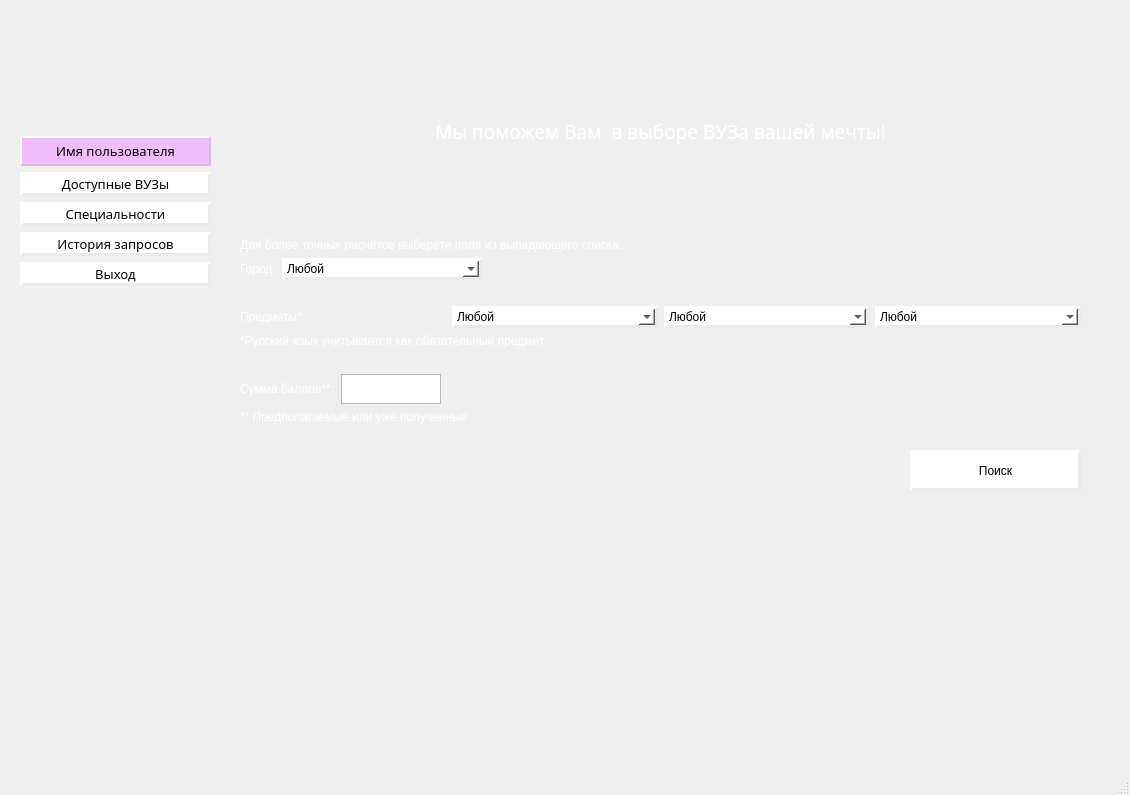
<?xml version="1.0" encoding="UTF-8"?>
<ui version="4.0">
 <class>MainWindow</class>
 <widget class="QMainWindow" name="MainWindow">
  <property name="geometry">
   <rect>
    <x>0</x>
    <y>0</y>
    <width>1130</width>
    <height>795</height>
   </rect>
  </property>
  <property name="minimumSize">
   <size>
    <width>1130</width>
    <height>795</height>
   </size>
  </property>
  <property name="maximumSize">
   <size>
    <width>1130</width>
    <height>795</height>
   </size>
  </property>
  <property name="font">
   <font>
    <family>Nirmala UI Semilight</family>
    <weight>50</weight>
    <bold>false</bold>
    <underline>false</underline>
   </font>
  </property>
  <property name="windowTitle">
   <string>Поступи или умри</string>
  </property>
  <property name="styleSheet">
   <string notr="true">QMainWindow
{
	 border-image: url(C:/PyQt/pythonProject/site_page/4.jpg);
}

QLabel
{
	 font: 10pt &quot;Segoe Script&quot;;
	 color: rgb(255, 255, 255);
}

QPushButton
{	
	 font: 10pt &quot;Segoe Script&quot;;
	 background-color: rgb(255, 255, 255);
	 border-style: outset;
	 border-width: 3px;
	 border-color: rgb(235, 235, 235);
	 color: black;
}

QPushButton:hover
{
	background-color:rgb(255, 235, 253);
	border-width: 2px;
	border-color: rgb(235, 235, 235);
}

QPushButton:pressed
{
	background-color: rgb(245, 218, 235);
	border-width: 2px;
	border-color: rgb(235, 235, 235);
}

QComboBox
{	
	 font: 10pt &quot;Segoe Script&quot;;
	 background-color: rgb(255, 255, 255);
	 border-style: outset;
	 border-width: 3px;
	 border-color: rgb(235, 235, 235);
	 color: black;
}

QComboBox QAbstractItemView

{
	  outline: none;
      border-color: rgb(235, 235, 235);
      selection-background-color: rgb(255, 235, 253);
	  selection-color: rgb(155, 135, 153);
      font: 10pt &quot;Segoe Script&quot;;
}

QComboBox QAbstractItemView::item:hover
{
	selection-background-color:rgb(255, 235, 253);
	border-width: 2px;
	color: black;
	border-color: rgb(235, 235, 235);
}

QComboBox QAbstractItemView::item:pressed
{
	selection-background-color: rgb(245, 218, 235);
	border-width: 2px;
	color: black;
	border-color: rgb(235, 235, 235);
}



</string>
  </property>
  <widget class="QWidget" name="centralwidget">
   <widget class="QWidget" name="verticalLayoutWidget">
    <property name="geometry">
     <rect>
      <x>20</x>
      <y>130</y>
      <width>191</width>
      <height>164</height>
     </rect>
    </property>
    <layout class="QVBoxLayout" name="verticalLayout_2">
     <property name="spacing">
      <number>0</number>
     </property>
     <item>
      <widget class="QLabel" name="label_8">
       <property name="maximumSize">
        <size>
         <width>16777215</width>
         <height>30</height>
        </size>
       </property>
       <property name="font">
        <font>
         <family>Segoe Script</family>
         <pointsize>10</pointsize>
         <weight>50</weight>
         <italic>false</italic>
         <bold>false</bold>
        </font>
       </property>
       <property name="styleSheet">
        <string notr="true">QLabel

{
	background-color: rgb(241, 189, 255);
	 border-style: outset;
     border-width: 2px;
	border-color: rgb(217, 187, 225);
	color: black;
}</string>
       </property>
       <property name="text">
        <string>Имя пользователя</string>
       </property>
       <property name="alignment">
        <set>Qt::AlignCenter</set>
       </property>
      </widget>
     </item>
     <item>
      <widget class="QPushButton" name="available_uni_pushButton">
       <property name="minimumSize">
        <size>
         <width>0</width>
         <height>0</height>
        </size>
       </property>
       <property name="font">
        <font>
         <family>Segoe Script</family>
         <pointsize>10</pointsize>
         <weight>50</weight>
         <italic>false</italic>
         <bold>false</bold>
        </font>
       </property>
       <property name="styleSheet">
        <string notr="true"/>
       </property>
       <property name="text">
        <string>Доступные ВУЗы</string>
       </property>
      </widget>
     </item>
     <item>
      <widget class="QPushButton" name="specialty_pushButton">
       <property name="minimumSize">
        <size>
         <width>0</width>
         <height>0</height>
        </size>
       </property>
       <property name="font">
        <font>
         <family>Segoe Script</family>
         <pointsize>10</pointsize>
         <weight>50</weight>
         <italic>false</italic>
         <bold>false</bold>
        </font>
       </property>
       <property name="styleSheet">
        <string notr="true"/>
       </property>
       <property name="text">
        <string>Специальности</string>
       </property>
      </widget>
     </item>
     <item>
      <widget class="QPushButton" name="request_history_pushButton">
       <property name="minimumSize">
        <size>
         <width>0</width>
         <height>0</height>
        </size>
       </property>
       <property name="font">
        <font>
         <family>Segoe Script</family>
         <pointsize>10</pointsize>
         <weight>50</weight>
         <italic>false</italic>
         <bold>false</bold>
        </font>
       </property>
       <property name="styleSheet">
        <string notr="true"/>
       </property>
       <property name="text">
        <string>История запросов</string>
       </property>
      </widget>
     </item>
     <item>
      <widget class="QPushButton" name="exit_pushButton">
       <property name="minimumSize">
        <size>
         <width>0</width>
         <height>0</height>
        </size>
       </property>
       <property name="font">
        <font>
         <family>Segoe Script</family>
         <pointsize>10</pointsize>
         <weight>50</weight>
         <italic>false</italic>
         <bold>false</bold>
        </font>
       </property>
       <property name="styleSheet">
        <string notr="true"/>
       </property>
       <property name="text">
        <string>Выход</string>
       </property>
      </widget>
     </item>
    </layout>
   </widget>
   <widget class="QWidget" name="layoutWidget">
    <property name="geometry">
     <rect>
      <x>240</x>
      <y>30</y>
      <width>841</width>
      <height>461</height>
     </rect>
    </property>
    <layout class="QVBoxLayout" name="verticalLayout">
     <item>
      <layout class="QHBoxLayout" name="horizontalLayout_5">
       <item>
        <spacer name="verticalSpacer_3">
         <property name="orientation">
          <enum>Qt::Vertical</enum>
         </property>
         <property name="sizeHint" stdset="0">
          <size>
           <width>20</width>
           <height>40</height>
          </size>
         </property>
        </spacer>
       </item>
       <item>
        <widget class="QLabel" name="label">
         <property name="font">
          <font>
           <family>Segoe Script</family>
           <pointsize>14</pointsize>
           <weight>50</weight>
           <italic>false</italic>
           <bold>false</bold>
          </font>
         </property>
         <property name="styleSheet">
          <string notr="true">QLabel
{
	font: 14pt &quot;Segoe Script&quot;;
}</string>
         </property>
         <property name="text">
          <string>Мы поможем Вам  в выборе ВУЗа вашей мечты!</string>
         </property>
         <property name="alignment">
          <set>Qt::AlignCenter</set>
         </property>
        </widget>
       </item>
       <item>
        <spacer name="verticalSpacer_2">
         <property name="orientation">
          <enum>Qt::Vertical</enum>
         </property>
         <property name="sizeHint" stdset="0">
          <size>
           <width>20</width>
           <height>40</height>
          </size>
         </property>
        </spacer>
       </item>
      </layout>
     </item>
     <item>
      <widget class="QLabel" name="label_2">
       <property name="text">
        <string>Для более точных расчётов выберете поля из выпадающего списка:</string>
       </property>
      </widget>
     </item>
     <item>
      <layout class="QHBoxLayout" name="horizontalLayout">
       <item>
        <widget class="QLabel" name="label_3">
         <property name="text">
          <string>Город:</string>
         </property>
        </widget>
       </item>
       <item>
        <widget class="QComboBox" name="town_comboBox">
         <property name="minimumSize">
          <size>
           <width>200</width>
           <height>0</height>
          </size>
         </property>
         <property name="maximumSize">
          <size>
           <width>200</width>
           <height>16777215</height>
          </size>
         </property>
         <property name="styleSheet">
          <string notr="true"/>
         </property>
         <item>
          <property name="text">
           <string>Любой</string>
          </property>
         </item>
         <item>
          <property name="text">
           <string>Екатеринбург</string>
          </property>
         </item>
         <item>
          <property name="text">
           <string>Казань</string>
          </property>
         </item>
         <item>
          <property name="text">
           <string>Москва</string>
          </property>
         </item>
         <item>
          <property name="text">
           <string>Новосибирск</string>
          </property>
         </item>
         <item>
          <property name="text">
           <string>Санкт - Петербург</string>
          </property>
         </item>
         <item>
          <property name="text">
           <string>Томск</string>
          </property>
         </item>
        </widget>
       </item>
       <item>
        <spacer name="horizontalSpacer_3">
         <property name="orientation">
          <enum>Qt::Horizontal</enum>
         </property>
         <property name="sizeHint" stdset="0">
          <size>
           <width>40</width>
           <height>20</height>
          </size>
         </property>
        </spacer>
       </item>
      </layout>
     </item>
     <item>
      <spacer name="horizontalSpacer_4">
       <property name="orientation">
        <enum>Qt::Horizontal</enum>
       </property>
       <property name="sizeHint" stdset="0">
        <size>
         <width>40</width>
         <height>20</height>
        </size>
       </property>
      </spacer>
     </item>
     <item>
      <layout class="QHBoxLayout" name="horizontalLayout_2">
       <item>
        <widget class="QLabel" name="label_4">
         <property name="text">
          <string>Предметы*:</string>
         </property>
        </widget>
       </item>
       <item>
        <widget class="QComboBox" name="subject_comboBox_1">
         <property name="minimumSize">
          <size>
           <width>120</width>
           <height>0</height>
          </size>
         </property>
         <item>
          <property name="text">
           <string>Любой</string>
          </property>
         </item>
         <item>
          <property name="text">
           <string>математика</string>
          </property>
         </item>
         <item>
          <property name="text">
           <string>физика</string>
          </property>
         </item>
         <item>
          <property name="text">
           <string>информатика и ИКТ</string>
          </property>
         </item>
         <item>
          <property name="text">
           <string>история</string>
          </property>
         </item>
         <item>
          <property name="text">
           <string>биология</string>
          </property>
         </item>
         <item>
          <property name="text">
           <string>обществознание</string>
          </property>
         </item>
         <item>
          <property name="text">
           <string>иностранный язык</string>
          </property>
         </item>
         <item>
          <property name="text">
           <string>химия</string>
          </property>
         </item>
         <item>
          <property name="text">
           <string>география</string>
          </property>
         </item>
        </widget>
       </item>
       <item>
        <widget class="QComboBox" name="subject_comboBox_2">
         <property name="minimumSize">
          <size>
           <width>120</width>
           <height>0</height>
          </size>
         </property>
         <item>
          <property name="text">
           <string>Любой</string>
          </property>
         </item>
         <item>
          <property name="text">
           <string>математика</string>
          </property>
         </item>
         <item>
          <property name="text">
           <string>физика</string>
          </property>
         </item>
         <item>
          <property name="text">
           <string>информатика и ИКТ</string>
          </property>
         </item>
         <item>
          <property name="text">
           <string>история</string>
          </property>
         </item>
         <item>
          <property name="text">
           <string>биология</string>
          </property>
         </item>
         <item>
          <property name="text">
           <string>обществознание</string>
          </property>
         </item>
         <item>
          <property name="text">
           <string>иностранный язык</string>
          </property>
         </item>
         <item>
          <property name="text">
           <string>химия</string>
          </property>
         </item>
         <item>
          <property name="text">
           <string>география</string>
          </property>
         </item>
        </widget>
       </item>
       <item>
        <widget class="QComboBox" name="subject_comboBox_3">
         <property name="minimumSize">
          <size>
           <width>120</width>
           <height>0</height>
          </size>
         </property>
         <item>
          <property name="text">
           <string>Любой</string>
          </property>
         </item>
         <item>
          <property name="text">
           <string>математика</string>
          </property>
         </item>
         <item>
          <property name="text">
           <string>физика</string>
          </property>
         </item>
         <item>
          <property name="text">
           <string>информатика и ИКТ</string>
          </property>
         </item>
         <item>
          <property name="text">
           <string>история</string>
          </property>
         </item>
         <item>
          <property name="text">
           <string>биология</string>
          </property>
         </item>
         <item>
          <property name="text">
           <string>обществознание</string>
          </property>
         </item>
         <item>
          <property name="text">
           <string>иностранный язык</string>
          </property>
         </item>
         <item>
          <property name="text">
           <string>химия</string>
          </property>
         </item>
         <item>
          <property name="text">
           <string>география</string>
          </property>
         </item>
        </widget>
       </item>
      </layout>
     </item>
     <item>
      <widget class="QLabel" name="label_5">
       <property name="text">
        <string>*Русский язык учитывается как обязательный предмет</string>
       </property>
      </widget>
     </item>
     <item>
      <spacer name="horizontalSpacer_5">
       <property name="orientation">
        <enum>Qt::Horizontal</enum>
       </property>
       <property name="sizeHint" stdset="0">
        <size>
         <width>40</width>
         <height>20</height>
        </size>
       </property>
      </spacer>
     </item>
     <item>
      <layout class="QHBoxLayout" name="horizontalLayout_3">
       <item>
        <widget class="QLabel" name="label_6">
         <property name="text">
          <string>Сумма баллов**:</string>
         </property>
        </widget>
       </item>
       <item>
        <widget class="QTextEdit" name="sum_textEdit">
         <property name="enabled">
          <bool>true</bool>
         </property>
         <property name="sizePolicy">
          <sizepolicy hsizetype="Minimum" vsizetype="Fixed">
           <horstretch>0</horstretch>
           <verstretch>0</verstretch>
          </sizepolicy>
         </property>
         <property name="minimumSize">
          <size>
           <width>100</width>
           <height>30</height>
          </size>
         </property>
         <property name="maximumSize">
          <size>
           <width>100</width>
           <height>30</height>
          </size>
         </property>
        </widget>
       </item>
       <item>
        <spacer name="horizontalSpacer_2">
         <property name="orientation">
          <enum>Qt::Horizontal</enum>
         </property>
         <property name="sizeHint" stdset="0">
          <size>
           <width>40</width>
           <height>20</height>
          </size>
         </property>
        </spacer>
       </item>
      </layout>
     </item>
     <item>
      <widget class="QLabel" name="label_7">
       <property name="text">
        <string>** Предполагаемые или уже полученные</string>
       </property>
      </widget>
     </item>
     <item>
      <spacer name="horizontalSpacer_6">
       <property name="orientation">
        <enum>Qt::Horizontal</enum>
       </property>
       <property name="sizeHint" stdset="0">
        <size>
         <width>40</width>
         <height>20</height>
        </size>
       </property>
      </spacer>
     </item>
     <item>
      <layout class="QHBoxLayout" name="horizontalLayout_4">
       <item>
        <spacer name="horizontalSpacer">
         <property name="orientation">
          <enum>Qt::Horizontal</enum>
         </property>
         <property name="sizeHint" stdset="0">
          <size>
           <width>40</width>
           <height>20</height>
          </size>
         </property>
        </spacer>
       </item>
       <item>
        <widget class="QPushButton" name="search_pushButton">
         <property name="minimumSize">
          <size>
           <width>171</width>
           <height>41</height>
          </size>
         </property>
         <property name="maximumSize">
          <size>
           <width>171</width>
           <height>41</height>
          </size>
         </property>
         <property name="text">
          <string>Поиск</string>
         </property>
        </widget>
       </item>
      </layout>
     </item>
    </layout>
   </widget>
  </widget>
  <widget class="QMenuBar" name="menubar">
   <property name="geometry">
    <rect>
     <x>0</x>
     <y>0</y>
     <width>1130</width>
     <height>26</height>
    </rect>
   </property>
  </widget>
  <widget class="QStatusBar" name="statusbar"/>
 </widget>
 <resources/>
 <connections/>
</ui>
